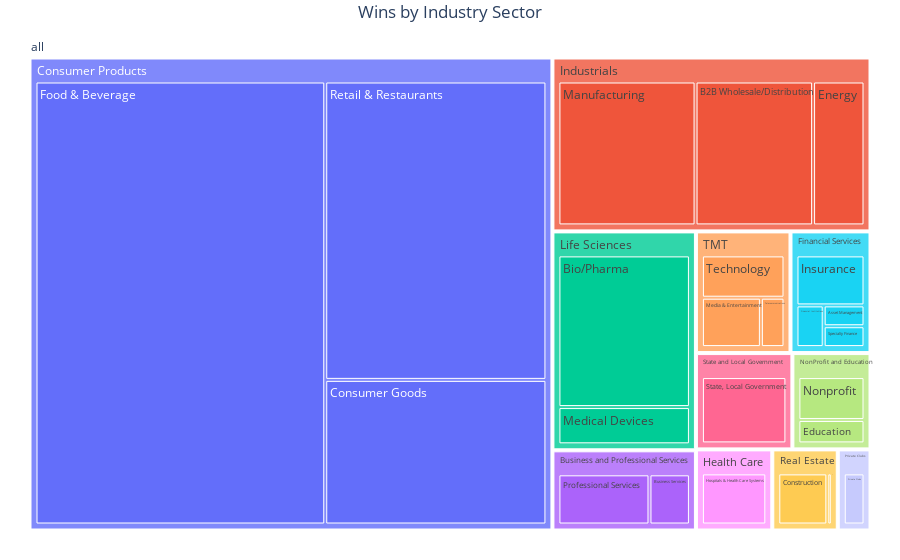

The notebook cell this image was saved under:
### Code cell
fig = px.treemap(opp_non_numeric, path=[px.Constant('all'), 'industry', 'industry_sector'], 
                 values = 'Won', title='Wins by Industry Sector')
fig.update_layout(title_x=0.5, margin = dict(t=35, l=25, r=25, b=25))
fig.show()

### Figure 1 — Plotly figure (JSON) as saved in the notebook; plotly's stock layout.template omitted (floating-point values rounded to 4 significant figures)
{"data": [{"branchvalues": "total", "domain": {"x": [0, 1], "y": [0, 1]}, "hovertemplate": "labels=%{label}<br>Won=%{value}<br>parent=%{parent}<br>id=%{id}<extra></extra>", "ids": ["all/Business and Professional Services/Architecture/Engineering/Consulting", "all/Financial Services/Asset Management", "all/Industrials/B2B Wholesale/Distribution", "all/Life Sciences/Bio/Pharma", "all/Business and Professional Services/Business Services", "all/Real Estate/Construction", "all/Consumer Products/Consumer Goods", "all/NonProfit and Education/Education", "all/Industrials/Energy", "all/Federal Government/Federal Government", "all/Financial Services/Financial Institutions", "all/Consumer Products/Food & Beverage", "all/Gaming/Gaming", "all/Health Care/Hospitals & Health Care Systems", "all/Financial Services/Insurance", "all/Life Sciences/Life Sciences", "all/Industrials/Manufacturing", "all/TMT/Media & Entertainment", "all/Life Sciences/Medical Devices", "all/NonProfit and Education/Nonprofit", "all/Private Clubs/Private Clubs", "all/Business and Professional Services/Professional Services", "all/Real Estate/Real Estate", "all/Consumer Products/Retail & Restaurants", "all/Financial Services/Specialty Finance", "all/State and Local Government/State, Local Government", "all/TMT/Technology", "all/TMT/Telecommunications", "all/Business and Professional Services", "all/Consumer Products", "all/Federal Government", "all/Financial Services", "all/Gaming", "all/Health Care", "all/Industrials", "all/Life Sciences", "all/NonProfit and Education", "all/Private Clubs", "all/Real Estate", "all/State and Local Government", "all/TMT", "all"], "labels": ["Architecture/Engineering/Consulting", "Asset Management", "B2B Wholesale/Distribution", "Bio/Pharma", "Business Services", "Construction", "Consumer Goods", "Education", "Energy", "Federal Government", "Financial Institutions", "Food & Beverage", "Gaming", "Hospitals & Health Care Systems", "Insurance", "Life Sciences", "Manufacturing", "Media & Entertainment", "Medical Devices", "Nonprofit", "Private Clubs", "Professional Services", "Real Estate", "Retail & Restaurants", "Specialty Finance", "State, Local Government", "Technology", "Telecommunications", "Business and Professional Services", "Consumer Products", "Federal Government", "Financial Services", "Gaming", "Health Care", "Industrials", "Life Sciences", "NonProfit and Education", "Private Clubs", "Real Estate", "State and Local Government", "TMT", "all"], "name": "", "parents": ["all/Business and Professional Services", "all/Financial Services", "all/Industrials", "all/Life Sciences", "all/Business and Professional Services", "all/Real Estate", "all/Consumer Products", "all/NonProfit and Education", "all/Industrials", "all/Federal Government", "all/Financial Services", "all/Consumer Products", "all/Gaming", "all/Health Care", "all/Financial Services", "all/Life Sciences", "all/Industrials", "all/TMT", "all/Life Sciences", "all/NonProfit and Education", "all/Private Clubs", "all/Business and Professional Services", "all/Real Estate", "all/Consumer Products", "all/Financial Services", "all/State and Local Government", "all/TMT", "all/TMT", "all", "all", "all", "all", "all", "all", "all", "all", "all", "all", "all", "all", "all", ""], "type": "treemap", "values": [0, 3, 48, 57, 8, 11, 79, 6, 21, 0, 4, 317, 0, 14, 12, 0, 56, 10, 14, 11, 6, 18, 1, 163, 3, 21, 12, 4, 26, 559, 0, 22, 0, 14, 125, 71, 17, 6, 12, 21, 26, 899]}], "layout": {"legend": {"tracegroupgap": 0}, "margin": {"b": 25, "l": 25, "r": 25, "t": 35}, "title": {"text": "Wins by Industry Sector", "x": 0.5}}}
